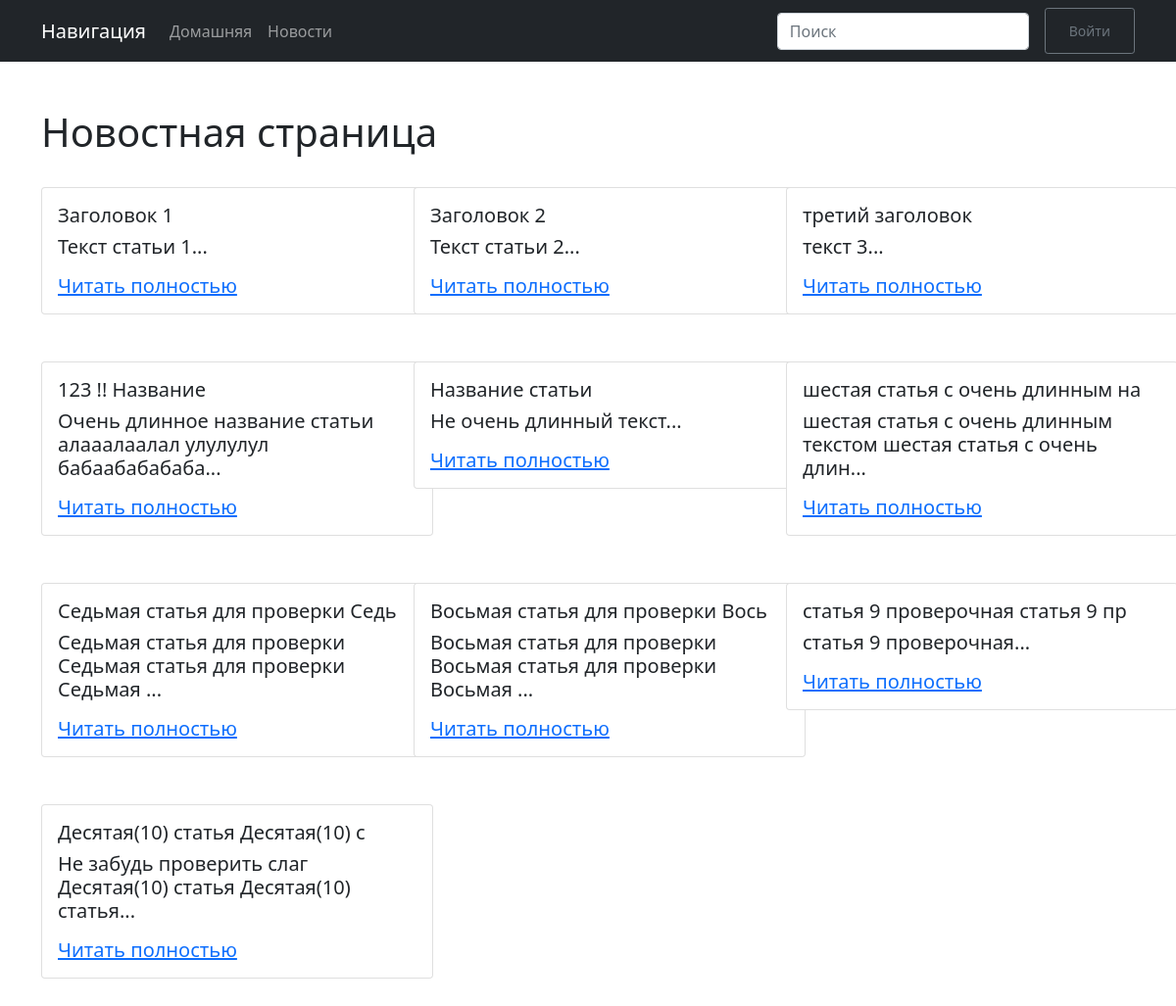
Page /news/ on the committed database.
### tables this page shows
CREATE TABLE "paper" (
	"id"	INTEGER,
	"title"	STRING(32) NOT NULL,
	"text"	TEXT NOT NULL,
	"slug"	STRING(32) NOT NULL,
	"tag"	TEXT,
	PRIMARY KEY("id")
);

### flask_dir/papers/blueprint.py (the view, shortened to what this page needs)
@papers.route('/')
def index():
    news = updater()
    search = request.args.get('search')
    return render_template("papers/index.html", news=news)

### flask_dir/papers/dataconnect/updater.py (called while the page is built)
def updater():
    news = []
    for i in cur.execute("""SELECT * FROM paper"""):
        news.append(i)
    return news

### flask_dir/papers/templates/papers/index.html (shortened to what this page needs)
{% extends "base.html" %}
{% block body %}
<div class="container">
    <div class="h1">Новостная страница</div>
    <br>
    <div class="fs-5 display-6">
        <div class="row">
            {% for new in news %}
                <div class="col-md-4 mb-5">
                    <div class="card" style="width: 25rem;">
                        <div class= "card-body">
                            <h5 class="mt-0">{{ new[1][:32] }}</h5>
                            <p> {{new[2][:64]}}... </p>
                            <a href="{{ url_for('papers.paper', slug=new[3]) }}" class="stretched-link">Читать полностью</a>
                        </div>
                    </div>
                </div>
            {% endfor %}
        </div>
    </div>
</div>
{% endblock %}

### flask_dir/templates/base.html (shortened to what this page needs)
<!DOCTYPE html>
<html lang="ru">
<head>
    <link rel="stylesheet" href="https://cdn.jsdelivr.net/npm/bootstrap@5.0.2/dist/css/bootstrap.min.css">
</head>
<body>
    <header>
        <nav class="navbar navbar-expand-lg navbar-dark bg-dark">
            <div class="container">
              <a class="navbar-brand" href=" {{ url_for('index') }} ">Навигация</a>
              <div class="collapse navbar-collapse" id="navbarText">
                <ul class="navbar-nav me-auto mb-2 mb-lg-0">
                  <li class="nav-item">
                    <a class="nav-link" aria-current="page" href=" {{ url_for('index') }} ">Домашняя</a>
                  </li>
                  <li class="nav-item">
                    <a class="nav-link" href=" {{ url_for('papers.index') }} ">Новости</a>
                </ul>
                <form class="d-flex" method="GET">
                  <input class="form-control me-3" type="search" placeholder="Поиск" aria-label="Search" name="search" value="{{request.args.get('search', '')}}">
                </form>
                <button class="btn btn-outline-secondary btn-sm">
                  <a class="nav-link link-secondary" href="#">Войти</a>
                </button>
              </div>
            </div>
          </nav>
    </header>
    <br>
    <br>
    <div>
        {% block body %}
        {% endblock %}
    </div>
</body>
</html>

### rows in the picture
paper: title "Заголовок 1", text "Текст статьи 1"
paper: title "Заголовок 2", text "Текст статьи 2"
paper: title "третий заголовок", text "текст 3"
paper: title "123 !! Название", text "Очень длинное название статьи алааалаалал улулулул бабаабабабаба"
paper: title "Название статьи", text "Не очень длинный текст"
paper: title "шестая статья с очень длинным на", text "шестая статья с очень длинным текстом шестая статья с очень длин"
paper: title "Седьмая статья для проверки Седь", text "Седьмая статья для проверки Седьмая статья для проверки Седьмая"
paper: title "Восьмая статья для проверки Вось", text "Восьмая статья для проверки Восьмая статья для проверки Восьмая"
paper: title "статья 9 проверочная статья 9 пр", text "статья 9 проверочная"
paper: title "Десятая(10) статья Десятая(10) с", text "Не забудь проверить слаг Десятая(10) статья Десятая(10) статья"
